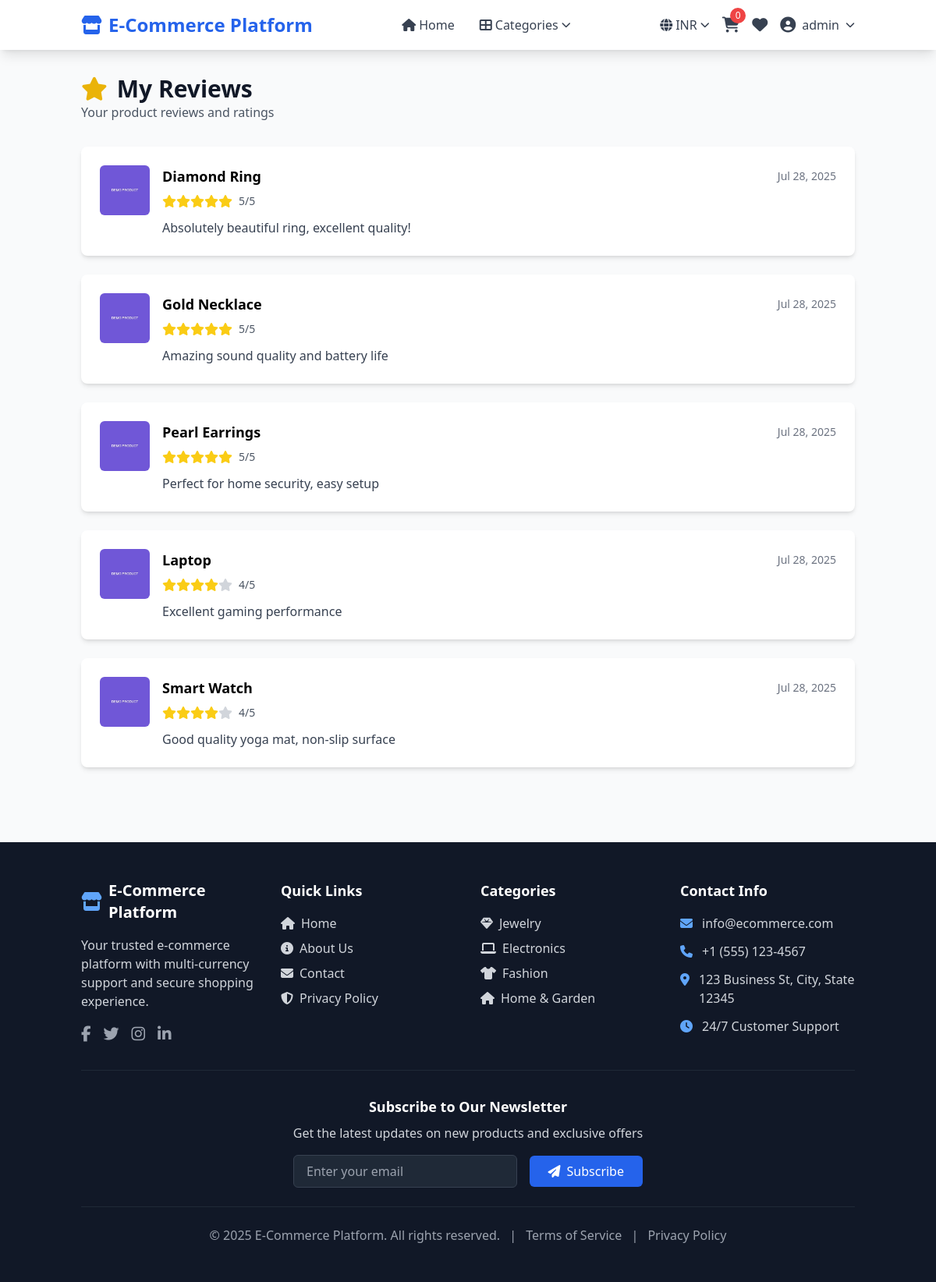
The app's page /pages/reviews.php (signed in) with its own data.
### tables this page shows
CREATE TABLE reviews (
    id INT AUTO_INCREMENT PRIMARY KEY,
    user_id INT,
    product_id INT,
    rating INT CHECK (rating >= 1 AND rating <= 5),
    comment TEXT,
    created_at TIMESTAMP DEFAULT CURRENT_TIMESTAMP,
    FOREIGN KEY (user_id) REFERENCES users(id),
    FOREIGN KEY (product_id) REFERENCES products(id)
);

CREATE TABLE products (
    id INT AUTO_INCREMENT PRIMARY KEY,
    name VARCHAR(200) NOT NULL,
    description TEXT,
    price DECIMAL(10,2) NOT NULL,
    category_id INT,
    image VARCHAR(255),
    stock INT DEFAULT 0,
    created_at TIMESTAMP DEFAULT CURRENT_TIMESTAMP,
    FOREIGN KEY (category_id) REFERENCES categories(id)
);

### pages/reviews.php (the view, shortened to what this page needs)
<?php
$database = new Database();
$db = $database->getConnection();
$query = "SELECT r.*, p.name as product_name, p.image FROM reviews r
          JOIN products p ON r.product_id = p.id
          WHERE r.user_id = ? ORDER BY r.created_at DESC";
$stmt = $db->prepare($query);
$stmt->execute([$_SESSION['user_id']]);
$reviews = $stmt->fetchAll(PDO::FETCH_ASSOC);
?>
<!DOCTYPE html>
<html lang="en">
<head>
    <script src="https://cdn.tailwindcss.com"></script>
    <link href="https://cdnjs.cloudflare.com/ajax/libs/font-awesome/6.5.1/css/all.min.css" rel="stylesheet">
</head>
<body class="bg-gray-50">
    <?php include '../includes/header.php'; ?>
    <div class="container mx-auto px-4 py-8">
        <div class="mb-8">
            <h1 class="text-3xl font-bold text-gray-900">
                <i class="fas fa-star text-yellow-500 mr-3"></i>My Reviews
            </h1>
            <p class="text-gray-600">Your product reviews and ratings</p>
        </div>
        <?php if (empty($reviews)): ?>
            <div class="bg-white rounded-lg shadow-md p-12 text-center">
                <i class="fas fa-star text-6xl text-gray-300 mb-6"></i>
                <h2 class="text-2xl font-semibold text-gray-700 mb-4">No reviews yet</h2>
                <p class="text-gray-500 mb-8">Share your experience with products you've purchased</p>
                <a href="orders.php" class="bg-blue-600 text-white px-8 py-3 rounded-md hover:bg-blue-700 transition">
                    <i class="fas fa-box mr-2"></i>View Orders
                </a>
            </div>
        <?php else: ?>
            <div class="space-y-6">
                <?php foreach ($reviews as $review): ?>
                    <div class="bg-white rounded-lg shadow-md p-6">
                        <div class="flex items-start space-x-4">
                            <img src="../assets/images/<?php echo $review['image']; ?>"
                                 alt="<?php echo htmlspecialchars($review['product_name']); ?>"
                                 class="w-16 h-16 object-cover rounded-md"
                                 onerror="this.src='../assets/images/demo-product.jpg'">
                            <div class="flex-1">
                                <div class="flex items-center justify-between mb-2">
                                    <h3 class="text-lg font-semibold"><?php echo htmlspecialchars($review['product_name']); ?></h3>
                                    <span class="text-sm text-gray-500"><?php echo date('M d, Y', strtotime($review['created_at'])); ?></span>
                                </div>
                                <div class="flex items-center mb-3">
                                    <?php for ($i = 1; $i <= 5; $i++): ?>
                                        <i class="fas fa-star <?php echo $i <= $review['rating'] ? 'text-yellow-400' : 'text-gray-300'; ?>"></i>
                                    <?php endfor; ?>
                                    <span class="ml-2 text-sm text-gray-600"><?php echo $review['rating']; ?>/5</span>
                                </div>
                                <?php if ($review['comment']): ?>
                                    <p class="text-gray-700"><?php echo nl2br(htmlspecialchars($review['comment'])); ?></p>
                                <?php endif; ?>
                            </div>
                        </div>
                    </div>
                <?php endforeach; ?>
            </div>
        <?php endif; ?>
    </div>
    <?php include '../includes/footer.php'; ?>
</body>
</html>

### includes/header.php (shortened to what this page needs)
<nav class="bg-white shadow-lg sticky top-0 z-50">
    <div class="container mx-auto px-4">
        <div class="flex justify-between items-center py-4">
            <div class="flex items-center">
                <a href="<?php echo BASE_URL; ?>" class="text-2xl font-bold text-blue-600 hover:text-blue-700 transition">
                    <i class="fas fa-store mr-2"></i><?php echo SITE_NAME; ?>
                </a>
            </div>
            <div class="hidden lg:flex items-center space-x-8">
                <a href="<?php echo BASE_URL; ?>" class="text-gray-700 hover:text-blue-600 transition font-medium">
                    <i class="fas fa-home mr-1"></i>Home
                </a>
                <div class="relative group">
                    <button class="text-gray-700 hover:text-blue-600 transition font-medium flex items-center">
                        <i class="fas fa-th-large mr-1"></i>Categories <i class="fas fa-chevron-down ml-1 text-xs"></i>
                    </button>
                </div>
            </div>
            <div class="flex items-center space-x-4">
                <div class="relative group">
                    <button class="text-gray-700 hover:text-blue-600 transition font-medium flex items-center">
                        <i class="fas fa-globe mr-1"></i><?php echo $_SESSION['currency']; ?> <i class="fas fa-chevron-down ml-1 text-xs"></i>
                    </button>
                </div>
                <?php if (isset($_SESSION['user_id'])): ?>
                    <a href="pages/cart.php" class="text-gray-700 hover:text-blue-600 transition relative">
                        <i class="fas fa-shopping-cart text-xl"></i>
                        <span class="absolute -top-2 -right-2 bg-red-500 text-white text-xs rounded-full h-5 w-5 flex items-center justify-center">0</span>
                    </a>
                    <a href="pages/wishlist.php" class="text-gray-700 hover:text-blue-600 transition">
                        <i class="fas fa-heart text-xl"></i>
                    </a>
                    <div class="relative group">
                        <button class="flex items-center space-x-2 text-gray-700 hover:text-blue-600 transition">
                            <i class="fas fa-user-circle text-xl"></i>
                            <span class="hidden md:block"><?php echo $_SESSION['username']; ?></span>
                            <i class="fas fa-chevron-down text-xs"></i>
                        </button>
                    </div>
                <?php endif; ?>
            </div>
        </div>
    </div>
</nav>

### includes/footer.php
<footer class="bg-gray-900 text-white mt-16">
    <div class="container mx-auto px-4 py-12">
        <div class="grid grid-cols-1 md:grid-cols-2 lg:grid-cols-4 gap-8">
            <div>
                <div class="flex items-center mb-4">
                    <i class="fas fa-store text-2xl text-blue-400 mr-2"></i>
                    <h3 class="text-xl font-bold"><?php echo SITE_NAME; ?></h3>
                </div>
                <p class="text-gray-300 mb-4">Your trusted e-commerce platform with multi-currency support and secure shopping experience.</p>
                <div class="flex space-x-4">
                    <a href="#" class="text-gray-400 hover:text-blue-400 transition">
                        <i class="fab fa-facebook-f text-xl"></i>
                    </a>
                    <a href="#" class="text-gray-400 hover:text-blue-400 transition">
                        <i class="fab fa-twitter text-xl"></i>
                    </a>
                    <a href="#" class="text-gray-400 hover:text-blue-400 transition">
                        <i class="fab fa-instagram text-xl"></i>
                    </a>
                    <a href="#" class="text-gray-400 hover:text-blue-400 transition">
                        <i class="fab fa-linkedin-in text-xl"></i>
                    </a>
                </div>
            </div>
            <div>
                <h4 class="text-lg font-semibold mb-4">Quick Links</h4>
                <ul class="space-y-2">
                    <li><a href="<?php echo BASE_URL; ?>" class="text-gray-300 hover:text-blue-400 transition flex items-center">
                        <i class="fas fa-home mr-2"></i>Home
                    </a></li>
                    <li><a href="pages/about.php" class="text-gray-300 hover:text-blue-400 transition flex items-center">
                        <i class="fas fa-info-circle mr-2"></i>About Us
                    </a></li>
                    <li><a href="pages/contact.php" class="text-gray-300 hover:text-blue-400 transition flex items-center">
                        <i class="fas fa-envelope mr-2"></i>Contact
                    </a></li>
                    <li><a href="pages/privacy.php" class="text-gray-300 hover:text-blue-400 transition flex items-center">
                        <i class="fas fa-shield-alt mr-2"></i>Privacy Policy
                    </a></li>
                </ul>
            </div>
            <div>
                <h4 class="text-lg font-semibold mb-4">Categories</h4>
                <ul class="space-y-2">
                    <li><a href="<?php echo BASE_URL; ?>?category=1" class="text-gray-300 hover:text-blue-400 transition flex items-center">
                        <i class="fas fa-gem mr-2"></i>Jewelry
                    </a></li>
                    <li><a href="<?php echo BASE_URL; ?>?category=2" class="text-gray-300 hover:text-blue-400 transition flex items-center">
                        <i class="fas fa-laptop mr-2"></i>Electronics
                    </a></li>
                    <li><a href="<?php echo BASE_URL; ?>?category=3" class="text-gray-300 hover:text-blue-400 transition flex items-center">
                        <i class="fas fa-tshirt mr-2"></i>Fashion
                    </a></li>
                    <li><a href="<?php echo BASE_URL; ?>?category=4" class="text-gray-300 hover:text-blue-400 transition flex items-center">
                        <i class="fas fa-home mr-2"></i>Home & Garden
                    </a></li>
                </ul>
            </div>
            <div>
                <h4 class="text-lg font-semibold mb-4">Contact Info</h4>
                <div class="space-y-3">
                    <div class="flex items-center text-gray-300">
                        <i class="fas fa-envelope text-blue-400 mr-3"></i>
                        <span>info@ecommerce.com</span>
                    </div>
                    <div class="flex items-center text-gray-300">
                        <i class="fas fa-phone text-blue-400 mr-3"></i>
                        <span>+1 (555) 123-4567</span>
                    </div>
                    <div class="flex items-start text-gray-300">
                        <i class="fas fa-map-marker-alt text-blue-400 mr-3 mt-1"></i>
                        <span>123 Business St, City, State 12345</span>
                    </div>
                    <div class="flex items-center text-gray-300">
                        <i class="fas fa-clock text-blue-400 mr-3"></i>
                        <span>24/7 Customer Support</span>
                    </div>
                </div>
            </div>
        </div>
        <div class="border-t border-gray-800 mt-8 pt-8">
            <div class="text-center mb-6">
                <h4 class="text-lg font-semibold mb-2">Subscribe to Our Newsletter</h4>
                <p class="text-gray-300 mb-4">Get the latest updates on new products and exclusive offers</p>
                <div class="flex flex-col sm:flex-row justify-center items-center gap-4 max-w-md mx-auto">
                    <input type="email" placeholder="Enter your email"
                           class="flex-1 px-4 py-2 rounded-md bg-gray-800 text-white border border-gray-700 focus:outline-none focus:ring-2 focus:ring-blue-500">
                    <button class="bg-blue-600 text-white px-6 py-2 rounded-md hover:bg-blue-700 transition">
                        <i class="fas fa-paper-plane mr-2"></i>Subscribe
                    </button>
                </div>
            </div>
        </div>
        <div class="border-t border-gray-800 pt-6 text-center">
            <p class="text-gray-400">
                &copy; <?php echo date('Y'); ?> <?php echo SITE_NAME; ?>. All rights reserved.
                <span class="mx-2">|</span>
                <a href="pages/terms.php" class="hover:text-blue-400 transition">Terms of Service</a>
                <span class="mx-2">|</span>
                <a href="pages/privacy.php" class="hover:text-blue-400 transition">Privacy Policy</a>
            </p>
        </div>
    </div>
</footer>

### records on screen
reviews: product.name "Diamond Ring", created_at "Jul 28, 2025", rating "5", comment "Absolutely beautiful ring, excellent quality!"
reviews: product.name "Gold Necklace", created_at "Jul 28, 2025", rating "5", comment "Amazing sound quality and battery life"
reviews: product.name "Pearl Earrings", created_at "Jul 28, 2025", rating "5", comment "Perfect for home security, easy setup"
reviews: product.name "Laptop", created_at "Jul 28, 2025", rating "4", comment "Excellent gaming performance"
reviews: product.name "Smart Watch", created_at "Jul 28, 2025", rating "4", comment "Good quality yoga mat, non-slip surface"

### other values on screen
SITE_NAME "E-Commerce Platform"
$_SESSION['currency'] "INR"
$_SESSION['username'] "admin"
